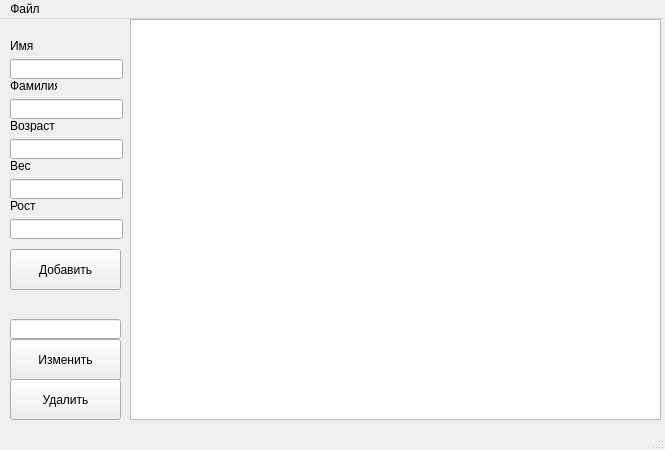
<?xml version="1.0" encoding="UTF-8"?>
<ui version="4.0">
 <class>MainWindow</class>
 <widget class="QMainWindow" name="MainWindow">
  <property name="geometry">
   <rect>
    <x>0</x>
    <y>0</y>
    <width>665</width>
    <height>450</height>
   </rect>
  </property>
  <property name="windowTitle">
   <string>MainWindow</string>
  </property>
  <widget class="QWidget" name="centralwidget">
   <widget class="QTableView" name="tableView">
    <property name="geometry">
     <rect>
      <x>130</x>
      <y>0</y>
      <width>531</width>
      <height>401</height>
     </rect>
    </property>
    <property name="sizePolicy">
     <sizepolicy hsizetype="Expanding" vsizetype="Expanding">
      <horstretch>0</horstretch>
      <verstretch>0</verstretch>
     </sizepolicy>
    </property>
    <property name="mouseTracking">
     <bool>false</bool>
    </property>
    <property name="focusPolicy">
     <enum>Qt::StrongFocus</enum>
    </property>
   </widget>
   <widget class="QLabel" name="label">
    <property name="geometry">
     <rect>
      <x>10</x>
      <y>20</y>
      <width>47</width>
      <height>13</height>
     </rect>
    </property>
    <property name="text">
     <string>Имя</string>
    </property>
   </widget>
   <widget class="QLabel" name="label_2">
    <property name="geometry">
     <rect>
      <x>10</x>
      <y>60</y>
      <width>47</width>
      <height>13</height>
     </rect>
    </property>
    <property name="text">
     <string>Фамилия</string>
    </property>
   </widget>
   <widget class="QLabel" name="label_3">
    <property name="geometry">
     <rect>
      <x>10</x>
      <y>100</y>
      <width>47</width>
      <height>13</height>
     </rect>
    </property>
    <property name="text">
     <string>Возраст</string>
    </property>
   </widget>
   <widget class="QLabel" name="label_4">
    <property name="geometry">
     <rect>
      <x>10</x>
      <y>140</y>
      <width>47</width>
      <height>13</height>
     </rect>
    </property>
    <property name="text">
     <string>Вес</string>
    </property>
   </widget>
   <widget class="QLabel" name="label_5">
    <property name="geometry">
     <rect>
      <x>10</x>
      <y>180</y>
      <width>47</width>
      <height>13</height>
     </rect>
    </property>
    <property name="text">
     <string>Рост</string>
    </property>
   </widget>
   <widget class="QLineEdit" name="NameLine">
    <property name="geometry">
     <rect>
      <x>10</x>
      <y>40</y>
      <width>113</width>
      <height>20</height>
     </rect>
    </property>
   </widget>
   <widget class="QLineEdit" name="SurnameLine">
    <property name="geometry">
     <rect>
      <x>10</x>
      <y>80</y>
      <width>113</width>
      <height>20</height>
     </rect>
    </property>
   </widget>
   <widget class="QLineEdit" name="AgeLine">
    <property name="geometry">
     <rect>
      <x>10</x>
      <y>120</y>
      <width>113</width>
      <height>20</height>
     </rect>
    </property>
   </widget>
   <widget class="QLineEdit" name="WeightLine">
    <property name="geometry">
     <rect>
      <x>10</x>
      <y>160</y>
      <width>113</width>
      <height>20</height>
     </rect>
    </property>
   </widget>
   <widget class="QLineEdit" name="HeightLine">
    <property name="geometry">
     <rect>
      <x>10</x>
      <y>200</y>
      <width>113</width>
      <height>20</height>
     </rect>
    </property>
   </widget>
   <widget class="QPushButton" name="AddButton">
    <property name="geometry">
     <rect>
      <x>10</x>
      <y>230</y>
      <width>111</width>
      <height>41</height>
     </rect>
    </property>
    <property name="text">
     <string>Добавить</string>
    </property>
   </widget>
   <widget class="QPushButton" name="DeleteButton">
    <property name="geometry">
     <rect>
      <x>10</x>
      <y>360</y>
      <width>111</width>
      <height>41</height>
     </rect>
    </property>
    <property name="text">
     <string>Удалить</string>
    </property>
   </widget>
   <widget class="QPushButton" name="ChangeButton">
    <property name="geometry">
     <rect>
      <x>10</x>
      <y>320</y>
      <width>111</width>
      <height>41</height>
     </rect>
    </property>
    <property name="text">
     <string>Изменить</string>
    </property>
   </widget>
   <widget class="QLineEdit" name="TextLine">
    <property name="geometry">
     <rect>
      <x>10</x>
      <y>300</y>
      <width>111</width>
      <height>20</height>
     </rect>
    </property>
   </widget>
  </widget>
  <widget class="QMenuBar" name="menubar">
   <property name="geometry">
    <rect>
     <x>0</x>
     <y>0</y>
     <width>665</width>
     <height>21</height>
    </rect>
   </property>
   <widget class="QMenu" name="menu">
    <property name="title">
     <string>Файл</string>
    </property>
    <addaction name="Open"/>
    <addaction name="Save"/>
    <addaction name="Quit"/>
   </widget>
   <addaction name="menu"/>
  </widget>
  <widget class="QStatusBar" name="statusbar"/>
  <action name="Open">
   <property name="checkable">
    <bool>false</bool>
   </property>
   <property name="text">
    <string>Открыть</string>
   </property>
  </action>
  <action name="Save">
   <property name="checkable">
    <bool>false</bool>
   </property>
   <property name="text">
    <string>Сохранить</string>
   </property>
  </action>
  <action name="Quit">
   <property name="checkable">
    <bool>false</bool>
   </property>
   <property name="text">
    <string>Выйти</string>
   </property>
  </action>
 </widget>
 <resources/>
 <connections/>
</ui>
